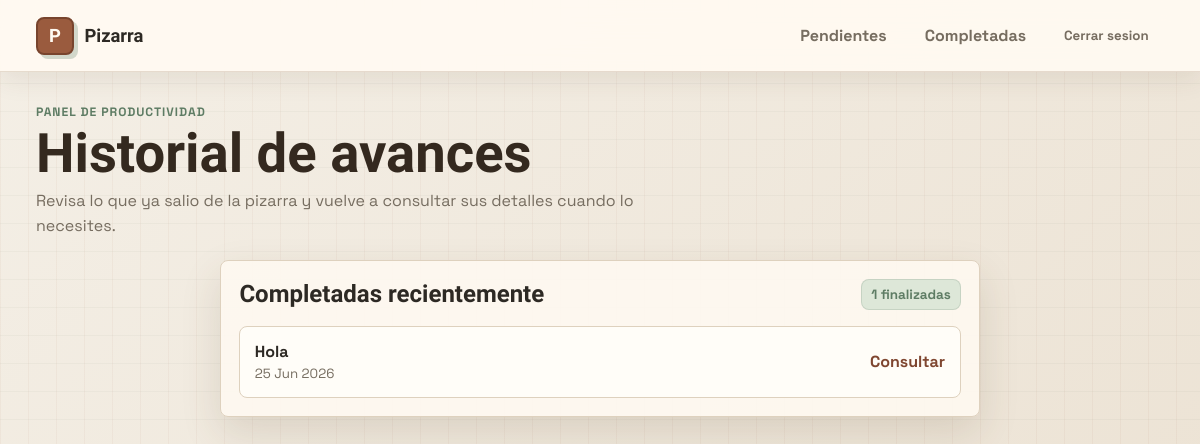
Page /completadas/ (signed in) on the earlier database version.
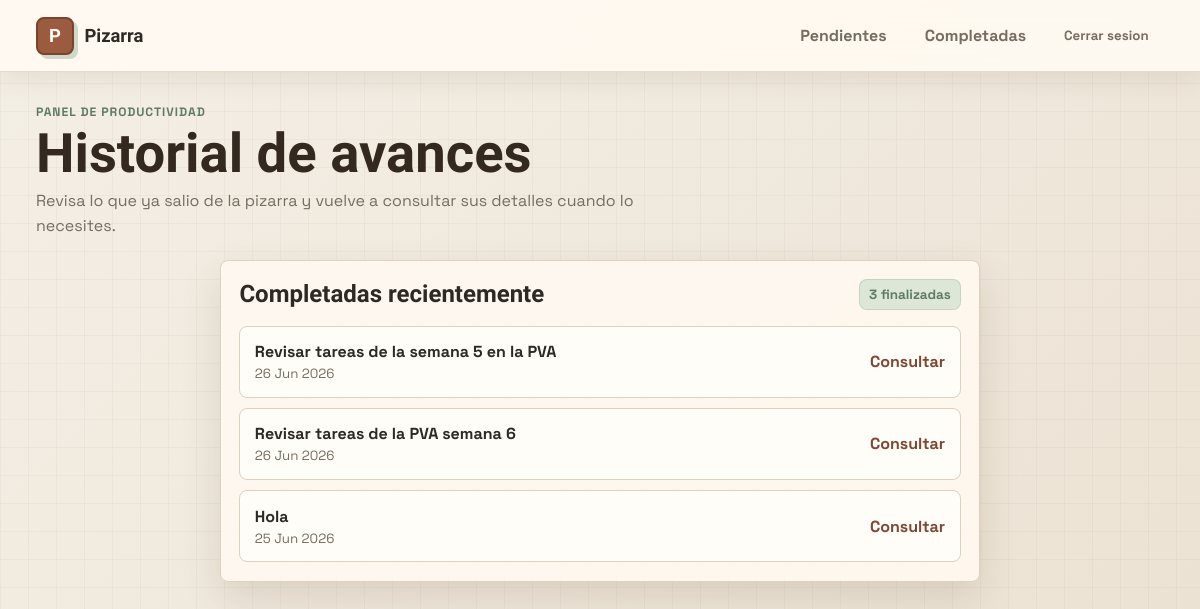
Same page on the later database version.
### tareas/models.py (models this page shows, shortened)
class PostIt(models.Model):
	COLORES_CHOICES = [
		('#fff740', 'Amarillo'),
		('#ff7eb9', 'Rosa'),
		('#7afcff', 'Azul'),
		('#98ff98', 'Verde'),
	]
	titulo = models.CharField(max_length=100)
	contenido = models.TextField(blank=True)
	color = models.CharField(max_length=7, choices=COLORES_CHOICES, default='#fff740')
	creado_el = models.DateTimeField(auto_now_add=True)
	completada = models.BooleanField(default=False)
	asignado_a = models.ForeignKey(User, on_delete=models.CASCADE, related_name='postits')

### tareas/views.py (the view)
# urls.py: path('completadas/', views.historial_completadas, name='historial_completadas'),
@login_required
def historial_completadas(request):
	postits_completados = _postits_completados(request.user)
	return render(request, 'completadas.html', {'postits': postits_completados})

### tareas/views.py (called while the page is built)
def _postits_visibles(user):
	queryset = PostIt.objects.all()
	if not user.is_superuser:
		queryset = queryset.filter(asignado_a=user)
	return queryset

def _postits_completados(user):
	return _postits_visibles(user).filter(completada=True).order_by('-creado_el')

### tareas/templates/completadas.html (shortened to what this page needs)
{% extends 'base.html' %}
{% block hero_title %}Historial de avances{% endblock %}
{% block hero_subtitle %}Revisa lo que ya salio de la pizarra y vuelve a consultar sus detalles cuando lo necesites.{% endblock %}
{% block content %}
<section class="single-panel-wrap">
    <section class="panel">
        <div class="panel-head">
            <h2>Completadas recientemente</h2>
            <span class="counter">{{ postits|length }} finalizadas</span>
        </div>
        <ul class="done-list">
            {% for nota in postits %}
            <li>
                <a href="{% url 'detalle_completada' nota.id %}" class="done-link">
                    <div>
                        <strong>{{ nota.titulo }}</strong>
                        <small>{{ nota.creado_el|date:"d M Y" }}</small>
                    </div>
                    <span>Consultar</span>
                </a>
            </li>
            {% empty %}
            <li class="empty-inline">Todavia no hay tareas finalizadas en el historial.</li>
            {% endfor %}
        </ul>
    </section>
</section>
{% endblock %}

Differences in the rows shown:
added PostIt: titulo "Revisar tareas de la semana 5 en la PVA", creado_el "26 Jun 2026"
added PostIt: titulo "Revisar tareas de la PVA semana 6", creado_el "26 Jun 2026"
Other differences:
{{ postits|length }}: "1" → "3"
